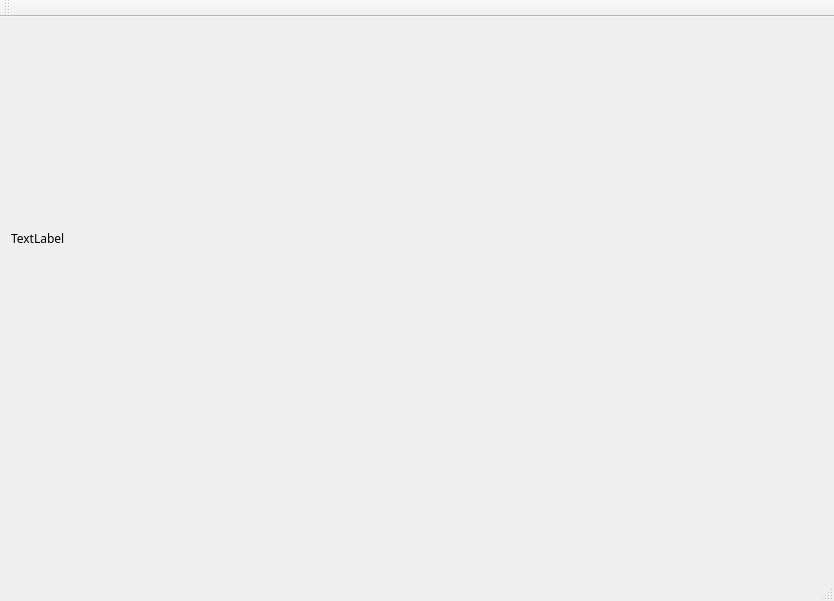
<?xml version="1.0" encoding="UTF-8"?>
<ui version="4.0">
 <class>MainWindow</class>
 <widget class="QMainWindow" name="MainWindow">
  <property name="geometry">
   <rect>
    <x>0</x>
    <y>0</y>
    <width>834</width>
    <height>601</height>
   </rect>
  </property>
  <property name="font">
   <font>
    <family>맑은 고딕</family>
   </font>
  </property>
  <property name="mouseTracking">
   <bool>false</bool>
  </property>
  <property name="focusPolicy">
   <enum>Qt::ClickFocus</enum>
  </property>
  <property name="windowTitle">
   <string>QtGuiApplication1</string>
  </property>
  <widget class="QWidget" name="centralWidget">
   <widget class="QLabel" name="label">
    <property name="geometry">
     <rect>
      <x>11</x>
      <y>11</y>
      <width>581</width>
      <height>421</height>
     </rect>
    </property>
    <property name="text">
     <string>TextLabel</string>
    </property>
   </widget>
  </widget>
  <widget class="QMenuBar" name="menuBar">
   <property name="geometry">
    <rect>
     <x>0</x>
     <y>0</y>
     <width>834</width>
     <height>26</height>
    </rect>
   </property>
  </widget>
  <widget class="QToolBar" name="mainToolBar">
   <attribute name="toolBarArea">
    <enum>TopToolBarArea</enum>
   </attribute>
   <attribute name="toolBarBreak">
    <bool>false</bool>
   </attribute>
  </widget>
  <widget class="QStatusBar" name="statusBar"/>
 </widget>
 <layoutdefault spacing="6" margin="11"/>
 <resources>
  <include location="QtGuiApplication1.qrc"/>
 </resources>
 <connections/>
</ui>
